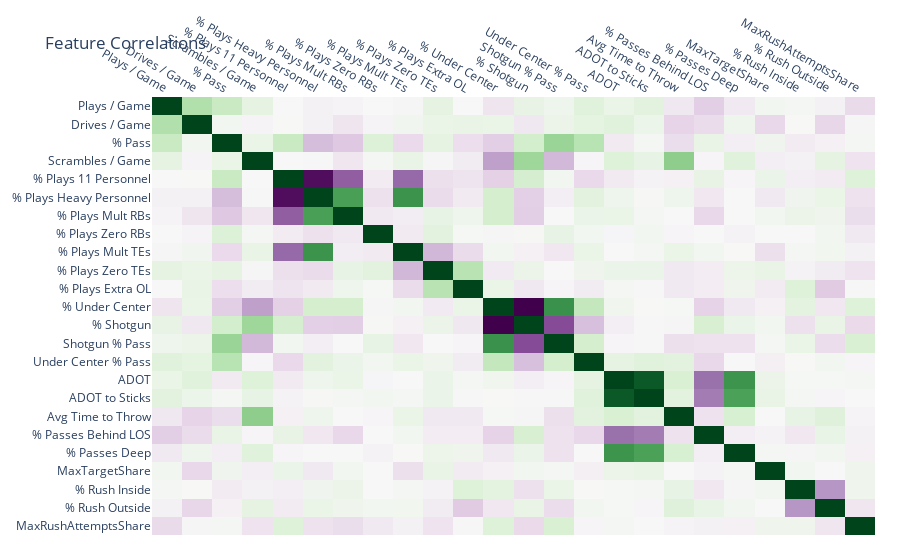

Write notebook code for a chart like this one.
### Markdown cell above
# Initial Visualization

### Code cell
''' Correlation Matrix '''

corr_matrix = offense_tendencies[OFFENSE_FEATURES].corr()

fig = px.imshow(
    corr_matrix,
    color_continuous_scale=px.colors.diverging.PRGn,
    aspect="auto"
)
fig.update_xaxes(side="top")
fig.update_coloraxes(
    cmid=0,
    showscale=False,
)
fig.update_layout(
    title='Feature Correlations',
    margin=dict(r=25, b=25)
)
fig.show()

### Figure 1 — Plotly figure (JSON) as saved in the notebook; plotly's stock layout.template omitted (floating-point values rounded to 4 significant figures; data arrays with more than 128 entries replaced by an {"elided": "..."} marker saying what was removed)
{"data": [{"coloraxis": "coloraxis", "hovertemplate": "x: %{x}<br>y: %{y}<br>color: %{z}<extra></extra>", "name": "0", "type": "heatmap", "x": ["Plays / Game", "Drives / Game", "% Pass", "Scrambles / Game", "% Plays 11 Personnel", "% Plays Heavy Personnel", "% Plays Mult RBs", "% Plays Zero RBs", "% Plays Mult TEs", "% Plays Zero TEs", "% Plays Extra OL", "% Under Center", "% Shotgun", "Shotgun % Pass", "Under Center % Pass", "ADOT", "ADOT to Sticks", "Avg Time to Throw", "% Passes Behind LOS", "% Passes Deep", "MaxTargetShare", "% Rush Inside", "% Rush Outside", "MaxRushAttemptsShare"], "xaxis": "x", "y": ["Plays / Game", "Drives / Game", "% Pass", "Scrambles / Game", "% Plays 11 Personnel", "% Plays Heavy Personnel", "% Plays Mult RBs", "% Plays Zero RBs", "% Plays Mult TEs", "% Plays Zero TEs", "% Plays Extra OL", "% Under Center", "% Shotgun", "Shotgun % Pass", "Under Center % Pass", "ADOT", "ADOT to Sticks", "Avg Time to Throw", "% Passes Behind LOS", "% Passes Deep", "MaxTargetShare", "% Rush Inside", "% Rush Outside", "MaxRushAttemptsShare"], "yaxis": "y", "z": {"elided": "24x24 float values"}}], "layout": {"coloraxis": {"cmid": 0, "colorscale": [[0, "rgb(64,0,75)"], [0.1, "rgb(118,42,131)"], [0.2, "rgb(153,112,171)"], [0.3, "rgb(194,165,207)"], [0.4, "rgb(231,212,232)"], [0.5, "rgb(247,247,247)"], [0.6, "rgb(217,240,211)"], [0.7, "rgb(166,219,160)"], [0.8, "rgb(90,174,97)"], [0.9, "rgb(27,120,55)"], [1, "rgb(0,68,27)"]], "showscale": false}, "margin": {"b": 25, "r": 25, "t": 60}, "title": {"text": "Feature Correlations"}, "xaxis": {"anchor": "y", "domain": [0, 1], "side": "top"}, "yaxis": {"anchor": "x", "autorange": "reversed", "domain": [0, 1]}}}
